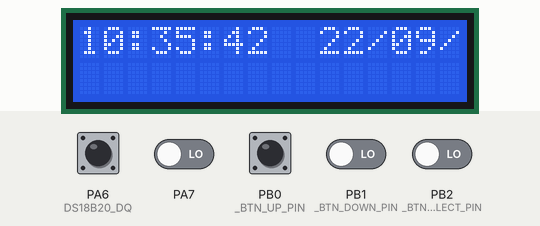
The program below on a simulated ATmega1284P, built with avr-gcc and emulated at 20 MHz. Parts: 20×4 character LCD. Wiring (inferred from the names in the program): character LCD (HD44780): RS PA0; E PA1; data PA2, PA3, PA4, PA5. The test bench sets the inputs (shaded band); at power-on: PB0 (_BTN_UP_PIN) HIGH, PA6 (DS18B20_DQ), PA7, PB1 (_BTN_DOWN_PIN), PB2 (_BTN_SELECT_PIN) LOW.

Above: at 1.2 s.
1.3 s: PA6 (DS18B20_DQ) pulled LOW for 3.2 s
At 6.3 s:
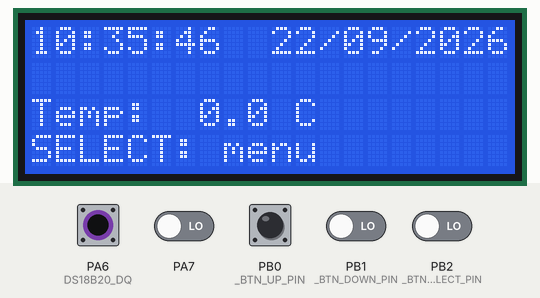
6.9 s: PA6 (DS18B20_DQ) pulled LOW for 0.15 s
At 8.4 s:
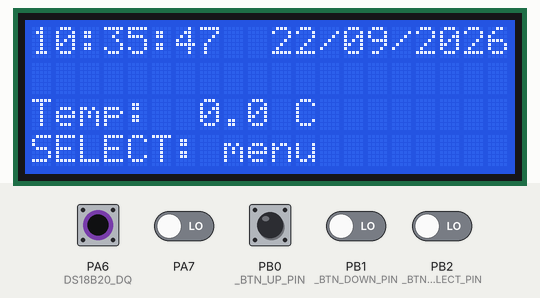
9.4 s: PA6 (DS18B20_DQ) driven LOW and PB1 (_BTN_DOWN_PIN) driven HIGH
At 10.2 s:
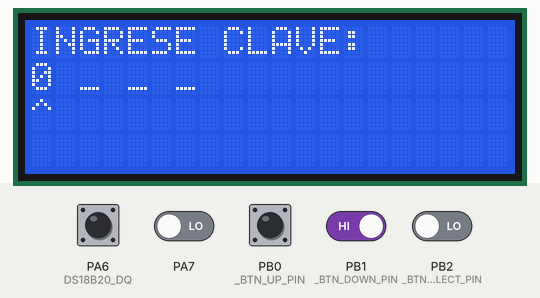
10.9 s: PB0 (_BTN_UP_PIN) pulled LOW for 0.15 s
At 12.2 s:
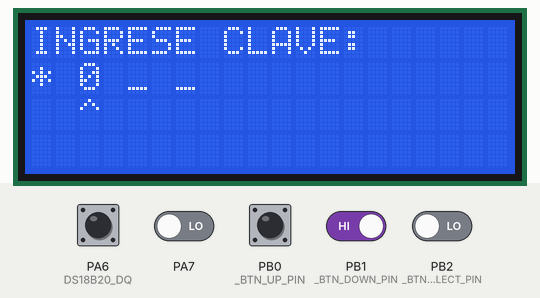
12.5 s: PB0 (_BTN_UP_PIN) pulled LOW for 1 s
At 14.7 s:
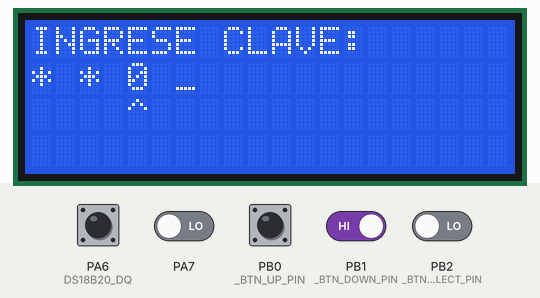
15.0 s: PB0 (_BTN_UP_PIN) pulled LOW for 0.15 s
At 16.6 s:
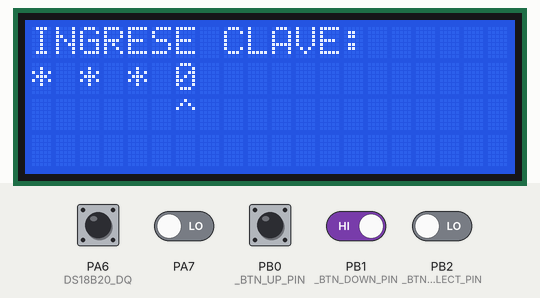
Timing chart, 0 to 17.6 s (numbered marks = the images above; inputs shaded):
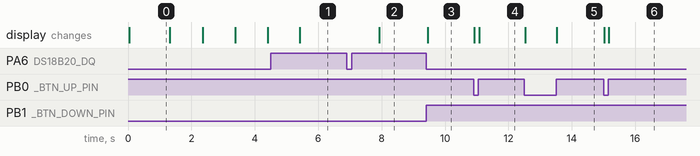

The program:

main.c
```c
/* ====================================================================
 *  SISTEMA DE TIMBRE ESCOLAR - ATmega1284P
 *  Menus con 4 botones: UP, DOWN, SELECT, BACK
 *  Pantalla principal con hora, fecha y temperatura (DS18B20)
 *  El menu (clave y configuracion) esta en MENU/MENU.c
 * ====================================================================
 */

#define F_CPU 20000000UL
#include <avr/io.h>
#include <util/delay.h>
#include "LCD/LCD_LIB.h"
#include "DS18B20_LIB/DS18B20_LIB.h"
#include "Botones/BOTONES.h"
#include "Reloj/RELOJ.h"
#include "MENU/MENU.h"

// ---------- Tiempo ----------
// Cada vuelta del while(1) dura ~10 ms. 100 vueltas = 1 segundo.
// Si el reloj se atrasa o se adelanta, se ajusta este numero.
#define VUELTAS_POR_SEGUNDO  100

// ---------- Variables ----------
uint8_t boton           = BTN_NINGUNO;
uint8_t vueltas         = 0;   // cuenta las vueltas del while(1)
uint8_t paso_un_segundo = 0;   // 1 cuando acaba de pasar un segundo


int main(void)
{
	lcd_init();
	lcd_disable_blink();
	lcd_disable_cursor();
	ds18b20_init();

	while (1) {

		boton = boton_leer();

		// El menu decide que pantalla toca y la dibuja
		menu_actualizar(boton, paso_un_segundo);

		// ---------- Reloj: cada vuelta dura ~10 ms ----------
		_delay_ms(10);
		vueltas++;
		paso_un_segundo = 0;
		if (vueltas >= VUELTAS_POR_SEGUNDO) {
			vueltas = 0;
			reloj_avanzar_segundo();
			paso_un_segundo = 1;
		}
	}
}
```

BOTONES.c
```c
#include "BOTONES.h"

// Guarda el boton que estaba presionado en la vuelta anterior
uint8_t boton_anterior = BTN_NINGUNO;

// Devuelve el boton que ACABAN de presionar.
// Si no hay ninguno, o si lo siguen manteniendo presionado, devuelve BTN_NINGUNO.
// Se debe llamar una vez por vuelta del while(1) de main (con su _delay_ms de 10 ms,
// que ademas sirve de antirrebote).
uint8_t boton_leer(void){

	uint8_t actual = BTN_NINGUNO;

	if      ( (_BTN_PIN & (1<<_BTN_UP_PIN))     == 0 ) actual = BTN_UP;
	else if ( (_BTN_PIN & (1<<_BTN_DOWN_PIN))   == 0 ) actual = BTN_DOWN;
	else if ( (_BTN_PIN & (1<<_BTN_SELECT_PIN)) == 0 ) actual = BTN_SELECT;
	else if ( (_BTN_PIN & (1<<_BTN_BACK_PIN))   == 0 ) actual = BTN_BACK;

	// Solo avisamos si es un boton nuevo (antes no estaba presionado)
	if (actual != BTN_NINGUNO && actual != boton_anterior) {
		boton_anterior = actual;
		return actual;
	}

	boton_anterior = actual;
	return BTN_NINGUNO;
}
```

BOTONES.h
```c
#ifndef BOTONES_H_
#define BOTONES_H_

#include <avr/io.h>

// Los botones estan entre el pin y GND (con resistencia a VCC).
// Sin presionar = 1, presionado = 0.
#define _BTN_PIN         PINB

#define _BTN_UP_PIN      0     // PB0
#define _BTN_DOWN_PIN    1     // PB1
#define _BTN_SELECT_PIN  2     // PB2
#define _BTN_BACK_PIN    3     // PB3

// Lo que devuelve boton_leer()
#define BTN_NINGUNO  0
#define BTN_UP       1
#define BTN_DOWN     2
#define BTN_SELECT   3
#define BTN_BACK     4

uint8_t boton_leer(void);

#endif /* BOTONES_H_ */
```

DS18B20_LIB.c
```c
#include "DS18B20_LIB.h"

void ds18b20_reset(void);
void ds18b20_write_bit(uint8_t bit);
uint8_t ds18b20_read_bit(void);


void ds18b20_init(void){
	DS18B20_DDR  |= (1<<DS18B20_DQ); //CONFIGRUAR EL PIN DQ COMO SALIDA
	DS18B20_PORT |= (1<<DS18B20_DQ); //ESTABLECER EL ESTADO LOGICO EN ALTO
}

void ds18b20_reset(void){
	DS18B20_DDR  |=  (1<<DS18B20_DQ); //CONFIGRUAR EL PIN DQ COMO SALIDA
	DS18B20_PORT &= ~(1<<DS18B20_DQ); //ESTABLECER EL ESTADO LOGICO EN BAJO
	_delay_us(480);
	DS18B20_PORT |= (1<<DS18B20_DQ); //ESTABLECER EL ESTADO LOGICO EN ALTO
	DS18B20_DDR &= ~(1<<DS18B20_DQ); //CONFIGRUAR EL PIN DQ COMO ENTRADA
	_delay_us(60);

	while(DS18B20_PIN & (1<<DS18B20_DQ) ); //ESPERA EL PULSO DE PRESENECIA
	_delay_us(480);
}

void ds18b20_write_bit(uint8_t bit){
	DS18B20_DDR  |=  (1<<DS18B20_DQ); //CONFIGRUAR EL PIN DQ COMO SALIDA
	DS18B20_PORT &= ~(1<<DS18B20_DQ); //ESTABLECER EL ESTADO LOGICO EN BAJO
	_delay_us(1);
	if(bit){
		DS18B20_PORT |= (1<<DS18B20_DQ);
	}
	_delay_us(60);
	DS18B20_PORT |= (1<<DS18B20_DQ); //REESTABLECER EL BUS
}

uint8_t ds18b20_read_bit(void){
	uint8_t bit = 0;
	DS18B20_DDR |= (1<<DS18B20_DQ);  //CONFIGRUAR EL PIN DQ COMO SALIDA
	DS18B20_PORT &= ~(1<<DS18B20_DQ); //ESTABLECER EL ESTADO LOGICO EN BAJO
	_delay_us(1);

	DS18B20_DDR &= ~(1<<DS18B20_DQ); //CONFIGRUAR EL PIN DQ COMO SALIDA
	_delay_us(14);

	if( DS18B20_PIN & (1<<DS18B20_DQ) ){
		bit = 1;
	}
	_delay_us(45);
	return bit;
}

void ds18b20_write(uint8_t byte){

	for(uint8_t i=0; i<=7; i++){
		ds18b20_write_bit(byte & 0x01);
		byte >>=1;
	}
}

uint8_t ds18b20_read(){
	uint8_t  data=0;
	for( uint8_t i=0; i<=7; i++){
		data >>=1;
		if( ds18b20_read_bit() ){
			data |= 0x80;
		}
	}
	return data;
}

float ds18b20_get_temp(void){
	uint8_t temp_lsb, temp_msb;
	int16_t temp;//Con uint16_t: antes veiamos es 65535 x 0.0625 = 4095.9
	//	Con int16_t:-1X 0.0625=-0.0625

	ds18b20_reset();
	ds18b20_write(0xCC); //SKIP ROOM
	ds18b20_write(0x44); //START CONVER

	_delay_us(750);

	ds18b20_reset();
	ds18b20_write(0xCC);
	ds18b20_write(0xBE);  //LEER LA MEMORIA

	temp_lsb = ds18b20_read();
	temp_msb = ds18b20_read();

	temp = (temp_msb << 8) | temp_lsb;

	return temp*0.0625;


}
```

DS18B20_LIB.h
```c
#ifndef DS18B20_LIB_H_
#define DS18B20_LIB_H_


#define F_CPU 20000000UL
#include <avr/io.h>
#include <util/delay.h>
#include <stdint.h>

//DEFINIR EL PUERTO Y EL PIN DEL SENSOR
#define DS18B20_PORT  PORTA
#define DS18B20_DDR   DDRA
#define DS18B20_PIN   PINA
#define DS18B20_DQ    PINA6

//DEFINIRMOS LOS PROTOTIPOS DE FUNCION

void ds18b20_init(void);
void ds18b20_write(uint8_t byte);
uint8_t ds18b20_read(void);
float ds18b20_get_temp(void);


#endif
```

MENU.h
```c
#ifndef MENU_H_
#define MENU_H_

#include <avr/io.h>

// Datos que se configuran desde el menu.
// (en la siguiente etapa el timbre los va a leer para hacer sonar el buzzer)
extern uint8_t  clave[4];          // clave de 4 digitos

extern uint8_t  horario_h[5];      // HORA 1 a HORA 5: hora
extern uint8_t  horario_m[5];      // HORA 1 a HORA 5: minutos

extern uint8_t  descanso_ih[3];    // DESCANSO 1 a 3: hora de inicio
extern uint8_t  descanso_im[3];    // DESCANSO 1 a 3: minutos de inicio
extern uint8_t  descanso_fh[3];    // DESCANSO 1 a 3: hora de fin
extern uint8_t  descanso_fm[3];    // DESCANSO 1 a 3: minutos de fin

extern uint8_t  esp_dia;           // fecha de la jornada especial
extern uint8_t  esp_mes;
extern uint16_t esp_anio;
extern uint8_t  especial_h[5];     // horarios de la jornada especial: hora
extern uint8_t  especial_m[5];     // horarios de la jornada especial: minutos

// Se llama una vez por cada vuelta del while(1) de main
void menu_actualizar(uint8_t boton, uint8_t paso_un_segundo);

#endif /* MENU_H_ */
```

RELOJ.c
```c
#include "RELOJ.h"

// Valores iniciales. Cambialos por la fecha y hora con la que quieras arrancar.
uint8_t  hora    = 10;
uint8_t  minuto  = 35;
uint8_t  segundo = 42;
uint8_t  dia     = 22;
uint8_t  mes     = 9;
uint16_t anio    = 2026;

// Cuantos dias tiene el mes m del anio a
uint8_t dias_del_mes(uint8_t m, uint16_t a){

	uint8_t dias[] = {31, 28, 31, 30, 31, 30, 31, 31, 30, 31, 30, 31};

	// Febrero tiene 29 dias si el anio es multiplo de 4 (sirve de 2001 a 2099)
	if (m == 2 && a % 4 == 0) {
		return 29;
	}
	return dias[m - 1];
}

// Suma un segundo y arregla minutos, horas, dia, mes y anio si hace falta
void reloj_avanzar_segundo(void){

	segundo++;
	if (segundo == 60) { segundo = 0; minuto++; }
	if (minuto  == 60) { minuto  = 0; hora++;   }
	if (hora    == 24) { hora    = 0; dia++;    }

	if (dia > dias_del_mes(mes, anio)) { dia = 1; mes++; }
	if (mes > 12)                      { mes = 1; anio++; }
}
```

RELOJ.h
```c
#ifndef RELOJ_H_
#define RELOJ_H_

#include <avr/io.h>

// Hora y fecha actuales (main las puede leer y cambiar directamente)
extern uint8_t  hora;
extern uint8_t  minuto;
extern uint8_t  segundo;
extern uint8_t  dia;
extern uint8_t  mes;
extern uint16_t anio;

void    reloj_avanzar_segundo(void);       // se llama una vez cada segundo
uint8_t dias_del_mes(uint8_t m, uint16_t a);

#endif /* RELOJ_H_ */
```

LCD_LIB.c
```c
#include "LCD_LIB.h"
#define F_CPU 20000000UL
#include <util/delay.h>

static uint8_t _lcd_params;
static char _lcd_buffer_[_LCD_nCOL_+1];

void _write_nibble(uint8_t nibble);
void _send_byte(uint8_t value, uint8_t mode);

void _send_byte(uint8_t value, uint8_t mode){

	switch(mode){

		case 0: _LCD_PORT &= ~(1<<_LCD_RS); break;
		case 1: _LCD_PORT |=  (1<<_LCD_RS); break;


	}
	_write_nibble(value>>4);
	_write_nibble(value&0x0F);
}


void _write_nibble(uint8_t nibble){

	if ((nibble & 1) == 0 ) _LCD_PORT &=~(1<<_LCD_D4); else _LCD_PORT |= (1<<_LCD_D4);
	if ((nibble & 2) == 0 ) _LCD_PORT &=~(1<<_LCD_D5); else _LCD_PORT |= (1<<_LCD_D5);
	if ((nibble & 4) == 0 ) _LCD_PORT &=~(1<<_LCD_D6); else _LCD_PORT |= (1<<_LCD_D6);
	if ((nibble & 8) == 0 ) _LCD_PORT &=~(1<<_LCD_D7); else _LCD_PORT |= (1<<_LCD_D7);

	_LCD_PORT &= ~(1<<_LCD_EN);
	_LCD_PORT |=  (1<<_LCD_EN);
	_LCD_PORT &= ~(1<<_LCD_EN);

	_delay_ms(0.3);

}

void lcd_write(uint8_t letra){
	_send_byte(letra,_DATA_);

}
void lcd_command(uint8_t cmd){
	_send_byte(cmd, _COMMAND_);
}
void lcd_init(void){

	_LCD_DDR |= (1 <<_LCD_RS
	|1 <<_LCD_EN
	|1 <<_LCD_D4
	|1 <<_LCD_D5
	|1 <<_LCD_D6
	|1 <<_LCD_D7);
	_LCD_PORT &= ~(1 <<_LCD_RS
	|1 <<_LCD_EN
	|1 <<_LCD_D4
	|1 <<_LCD_D5
	|1 <<_LCD_D6
	|1 <<_LCD_D7);

	_delay_ms(15);
	_write_nibble(0x03);
	_delay_ms(4.1);
	_write_nibble(0x03);
	_delay_us(100);
	_write_nibble(0x03);
	_write_nibble(0x02);

	lcd_command( _LCD_FUNTIONSET | _LCD_4BITMODE | _LCD_2LINE | _LCD_5x8DOTS);
	_delay_us(37);//esto es del datasheep sirve mas que todo
	//para el montaje en fisico esto es un adelanto igual es la inicializacion

	_lcd_params = _LCD_DISPLAY_ON | _LCD_CURSOR_ON | _LCD_BLINK_ON;
	lcd_command(_LCD_DISPLAYCONTROL | _lcd_params);
	_delay_us(37);

	lcd_command(_LCD_CLEARDISPLAY);
	_delay_ms(2);
}

void lcd_puts(char *str){


	while(*str != '\0' ){
		lcd_write(*str);
		str++;
	}
}

void lcd_set_cursor(uint8_t row, uint8_t col){
	static uint8_t local_mem[4]= {0x00,0x40,0x14,0x54};
	lcd_command(_LCD_SET_DDRAM_ADDR | (local_mem[row-1]+(col-1)) );
}

void lcd_printf(char *str, ...){

	va_list args;
	va_start(args,str);
	vsnprintf(_lcd_buffer_, _LCD_nCOL_+1, str, args);
	va_end(args);
	lcd_puts(_lcd_buffer_);
}

void lcd_clear(void) {
	lcd_command(_LCD_CLEARDISPLAY);
	_delay_ms(2);//o podemos 1.52 por la hoja tecnica hd44780
}

void lcd_return_home(){
	lcd_command(_LCD_RETURNHOME);
	_delay_ms(2);
}

void lcd_on(void){
	_lcd_params |= _LCD_DISPLAY_ON;
	lcd_command(_LCD_DISPLAYCONTROL |_lcd_params);
	_delay_us(37);
}

void lcd_off(void){
	_lcd_params &=  ~_LCD_DISPLAY_ON;
	lcd_command(_LCD_DISPLAYCONTROL |_lcd_params);
	_delay_us(37);
}

void lcd_enable_blink(void){
	_lcd_params |= _LCD_BLINK_ON;
	lcd_command(_LCD_DISPLAYCONTROL |_lcd_params);
	_delay_us(37);
}
void lcd_disable_blink(void){
	_lcd_params &= ~_LCD_BLINK_ON;
	lcd_command(_LCD_DISPLAYCONTROL |_lcd_params);
	_delay_us(37);
}

void lcd_enable_cursor(void){
	_lcd_params |= _LCD_CURSOR_ON;
	lcd_command(_LCD_DISPLAYCONTROL |_lcd_params);
	_delay_us(37);
}
void lcd_disable_cursor(void){
	_lcd_params &= ~_LCD_CURSOR_ON;
	lcd_command(_LCD_DISPLAYCONTROL |_lcd_params);
	_delay_us(37);
}

void lcd_scroll_left(void){
	lcd_command(_LCD_CURSORDISPLAYSHIFT | _LCD_DISPLAY_SHIFT | _LCD_MOVELEFT);
	_delay_us(37);
}
void lcd_scroll_right(void){
	lcd_command(_LCD_CURSORDISPLAYSHIFT | _LCD_DISPLAY_SHIFT | _LCD_MOVERIGHT);
	_delay_us(37);
}

void lcd_custom_char(uint8_t mem, uint8_t *charmap){
	lcd_command(_LCD_SET_CGRAM_ADDR |  ((mem&0x07)<<3) );
	for(uint8_t i=0; i<=7; i++){
		lcd_write(charmap[i]);
	}
	lcd_command(_LCD_SET_DDRAM_ADDR);
	_delay_us(37);
}
```

Source omitted: MENU.c (18735 bytes), LCD_LIB.h (7539 bytes)

Measured:
- after the input at 1.3 s, the display: first changes at once (image 1 shows a later state)
- after the input at 6.9 s, the display: changes after 1.0 s (image 2)
- after the input at 9.4 s, the display: changes after 0.05 s (image 3)
- after the input at 10.9 s, the display: first changes at once (image 4 shows a later state)
- after the input at 12.5 s, the display: first changes at once (image 5 shows a later state)
- after the input at 15.0 s, the display: first changes at once (image 6 shows a later state)
